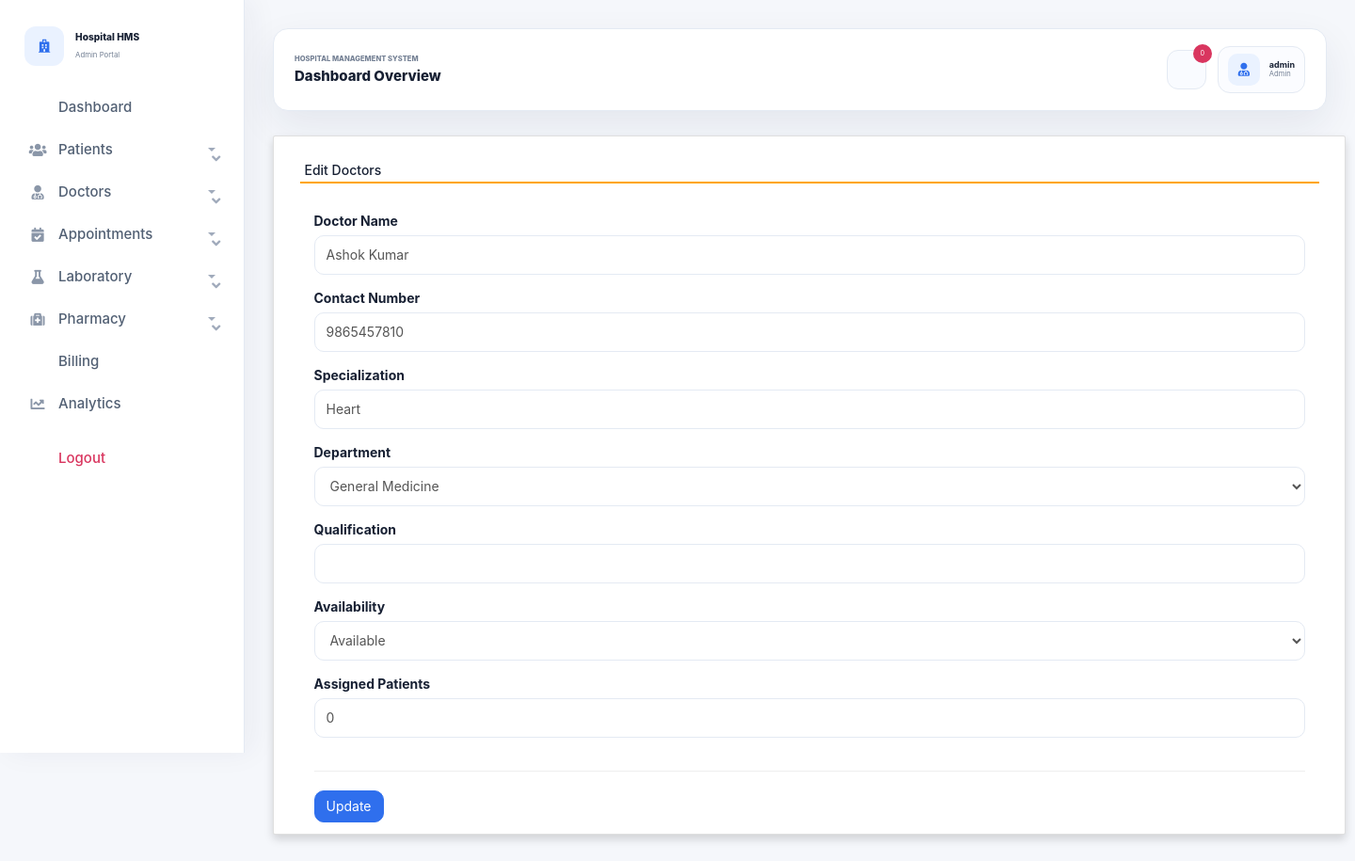
The app's page /edit_doctor/4 (signed in), older data.
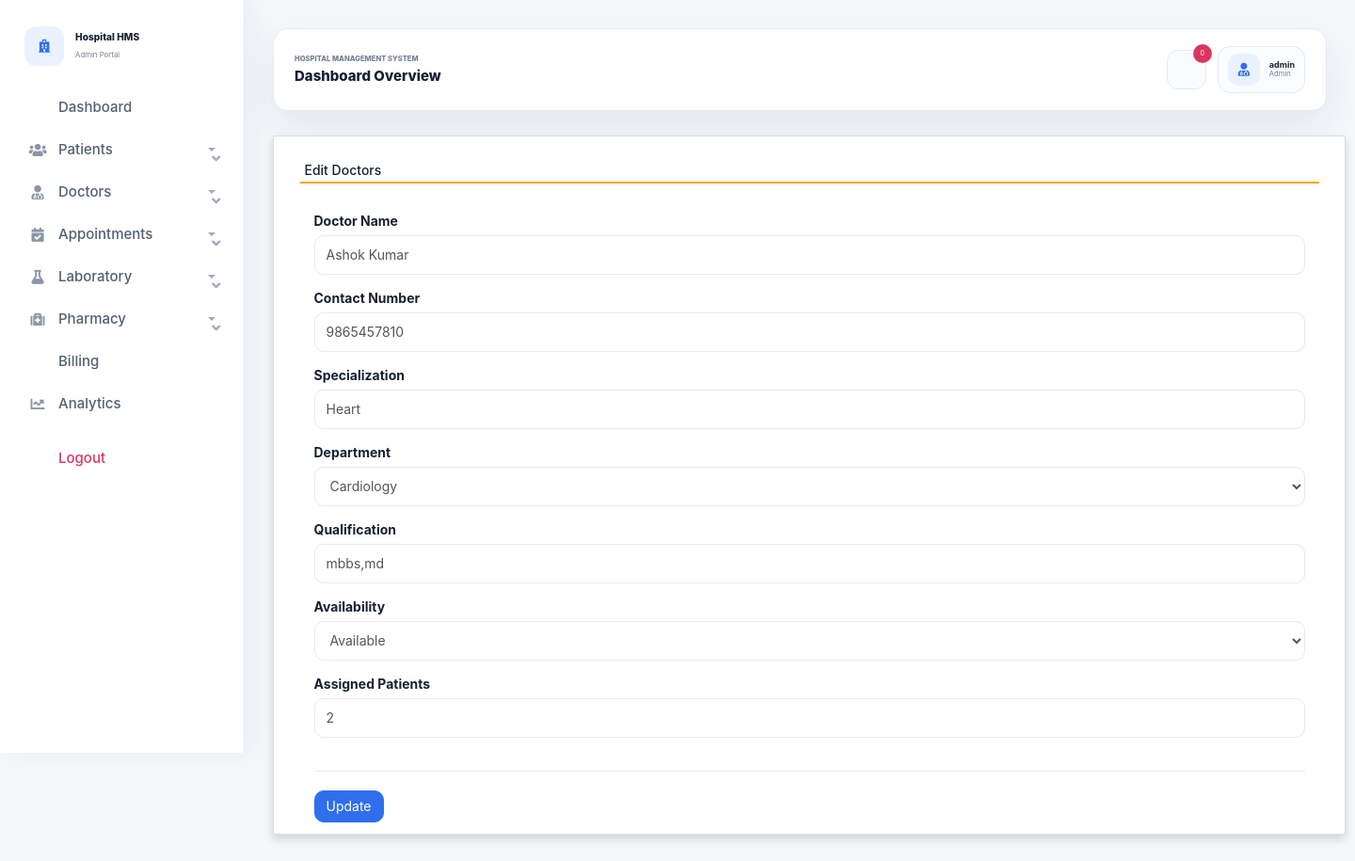
The same page, newer data.
### hospitals/models.py (models this page shows, shortened)
class Doctor(models.Model):
    DEPARTMENT_CHOICES = (
        ("Cardiology", "Cardiology"),
        ("Neurology", "Neurology"),
        ("Orthopedics", "Orthopedics"),
        ("Pediatrics", "Pediatrics"),
        ("General Medicine", "General Medicine"),
    )
    AVAILABILITY_CHOICES = (
        ("Available", "Available"),
        ("On Duty", "On Duty"),
        ("Unavailable", "Unavailable"),
    )
    name = models.CharField(max_length=50)
    mobile = models.IntegerField()
    special = models.CharField(max_length=50)
    department = models.CharField(max_length=50, choices=DEPARTMENT_CHOICES, default="General Medicine")
    qualification = models.CharField(max_length=80, blank=True, default="")
    availability = models.CharField(max_length=20, choices=AVAILABILITY_CHOICES, default="Available")
    assigned_patients = models.PositiveIntegerField(default=0)

### hospitals/views.py (the view, shortened to what this page needs)
# urls.py: path('edit_doctor/<int:pid>',edit_doctor,name='edit_doctor'),
def edit_doctor(request,pid):
    error = ""
    redirect_response = require_full_access(request)
    if redirect_response:
        return redirect_response
    doctor = Doctor.objects.get(id=pid)
    return render(request, 'edit_doctor.html', locals())

### hospitals/views.py (called while the page is built)
def selected_role(request):
    role = request.session.get("user_role")
    if not role and request.user.is_authenticated and request.user.is_staff:
        role = "admin"
        request.session["user_role"] = role
    return role

def can_manage_records(request):
    return request.user.is_authenticated and selected_role(request) in FULL_ACCESS_ROLES

def require_full_access(request):
    if not can_manage_records(request):
        return redirect("admin_home" if request.user.is_authenticated else "login")
    return None

### hospitals/templates/edit_doctor.html (shortened to what this page needs)
{% extends 'admin_nav.html' %}
{% load static %}
{% block content %}
<link rel="stylesheet" href="https://maxcdn.bootstrapcdn.com/bootstrap/3.4.1/css/bootstrap.min.css">
  <link rel="stylesheet" href="https://cdnjs.cloudflare.com/ajax/libs/font-awesome/4.7.0/css/font-awesome.min.css">
  <link rel="stylesheet" href="https://use.fontawesome.com/releases/v5.6.3/css/all.css">
<div class="container card shadow">
		<div class="card-body">
			<h5 class="p-2" style="border-bottom: 2px solid orange">Edit Doctors</h5>
             <br>
			<div class="container-fluid">
				<form method="post">
					<div class="form-row">
						<div class="col-sm-12">
							<div class="form-group">
								<label>Doctor Name</label>
								<input type="text" name="name" class="form-control" value="{{doctor.name}}" required>
							</div>
						</div>
                    	<div class="col-sm-12">
							<div class="form-group">
								<label>Contact Number</label>
								<input type="text" name="mobile" class="form-control" value="{{doctor.mobile}}" required>
							</div>
						</div>
						<div class="col-sm-12">
							<div class="form-group">
								<label>Specialization</label>
								<input type="text" name="special" class="form-control" value="{{doctor.special}}" required>
							</div>
						</div>
						<div class="col-sm-12">
							<div class="form-group">
								<label>Department</label>
								<select name="department" class="form-control">
									<option {% if doctor.department == "Cardiology" %}selected{% endif %}>Cardiology</option>
									<option {% if doctor.department == "General Medicine" %}selected{% endif %}>General Medicine</option>
								</select>
							</div>
						</div>
						<div class="col-sm-12">
							<div class="form-group">
								<label>Qualification</label>
								<input type="text" name="qualification" class="form-control" value="{{doctor.qualification}}">
							</div>
						</div>
						<div class="col-sm-12">
							<div class="form-group">
								<label>Availability</label>
								<select name="availability" class="form-control">
									<option {% if doctor.availability == "Available" %}selected{% endif %}>Available</option>
								</select>
							</div>
						</div>
						<div class="col-sm-12">
							<div class="form-group">
								<label>Assigned Patients</label>
								<input type="number" name="assigned_patients" class="form-control" value="{{doctor.assigned_patients}}" min="0">
							</div>
						</div>
                      </div>
					<hr>
					<input type="submit" value="Update" class="btn btn-primary">
				</form>
			</div>
		</div>
	</div>
</body>
</html>
{% endblock content %}

Row changes from the older to the newer data that the page shows:
changed Doctor "Ashok Kumar": department "General Medicine" → "Cardiology"; qualification (not shown) → "mbbs,md"; assigned_patients "0" → "2"
